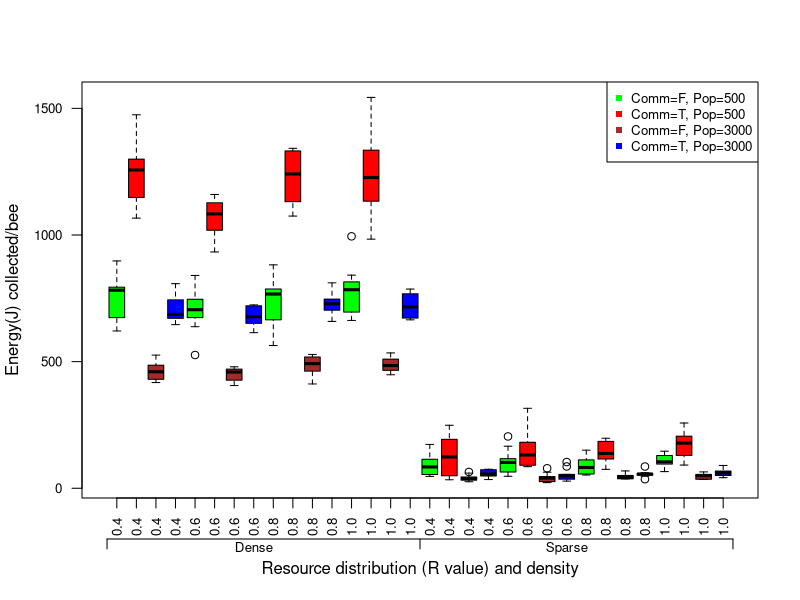
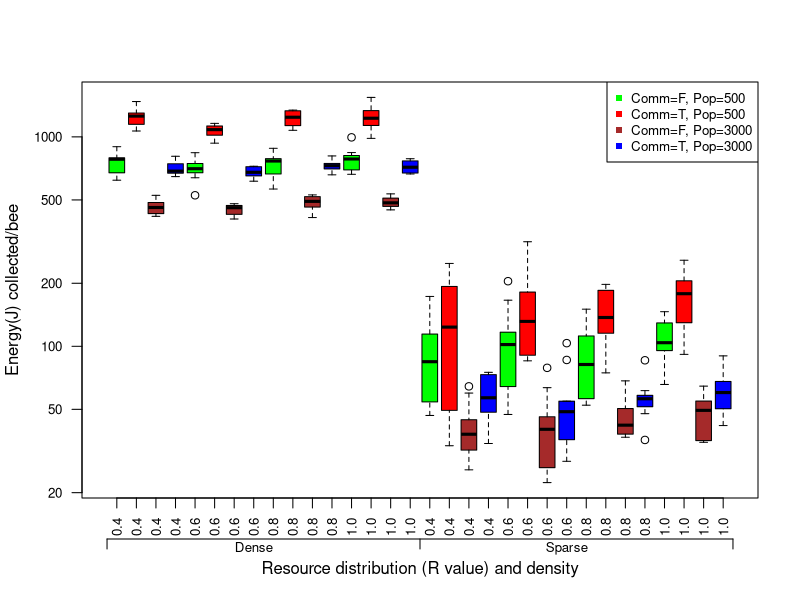
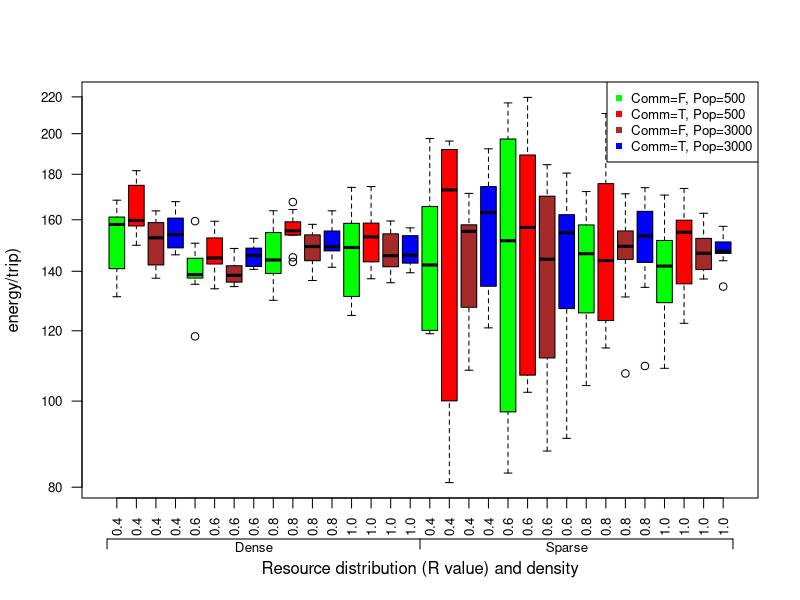
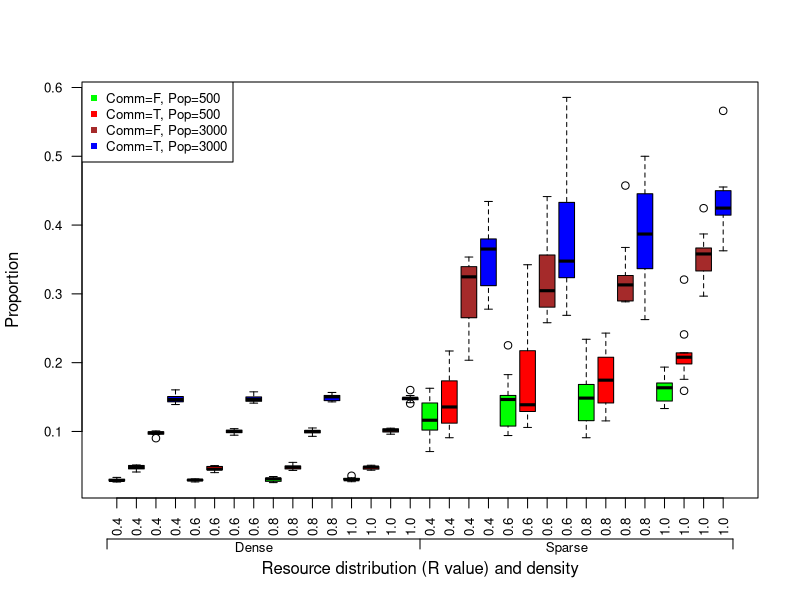
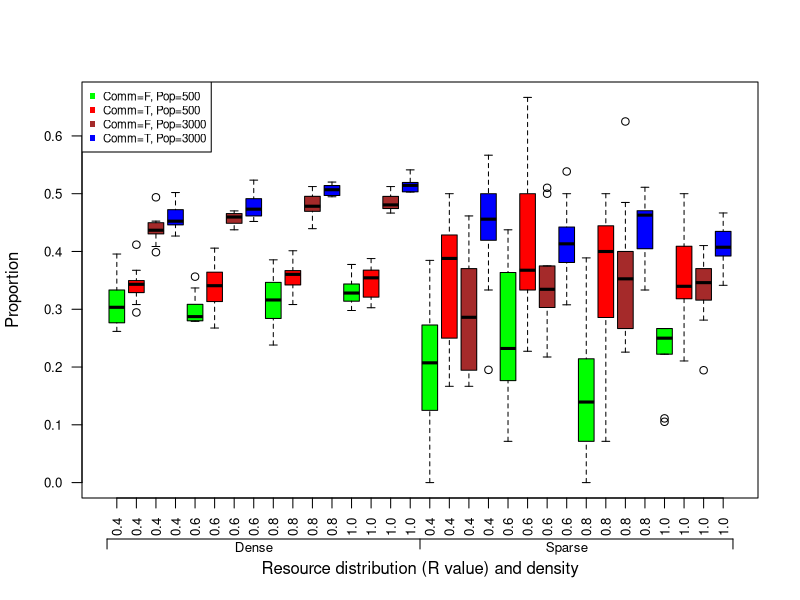
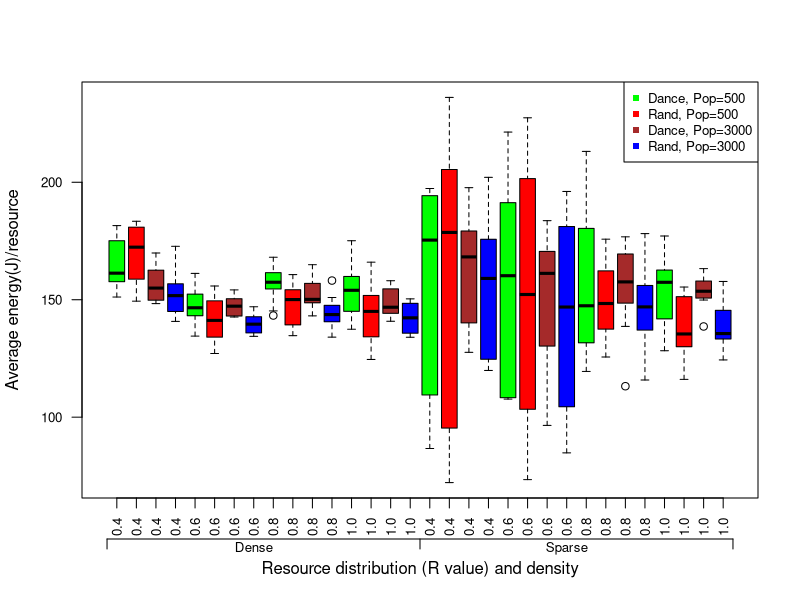
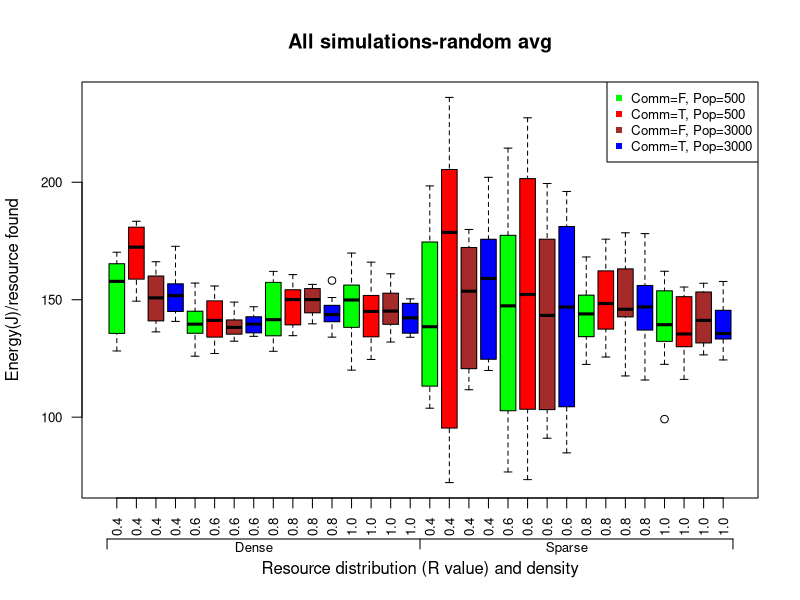
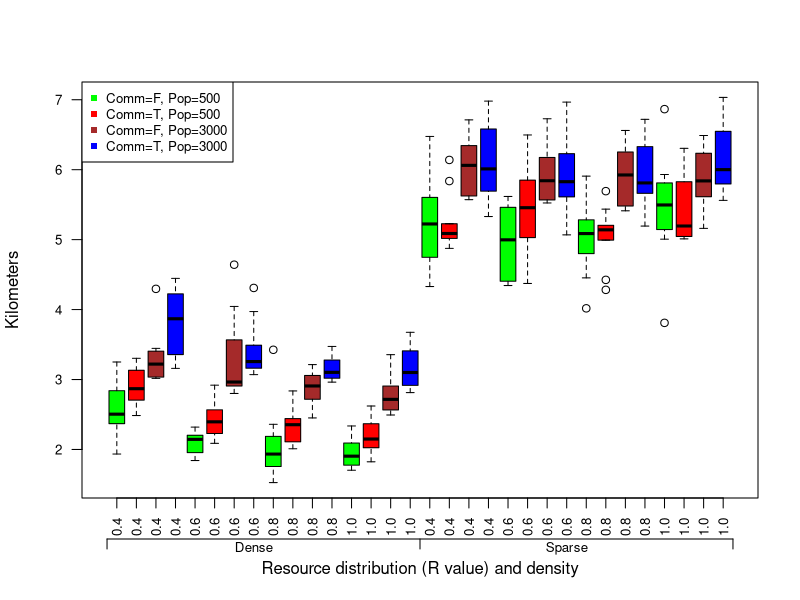

The R source for these figures, in order:
## ---- chunk 1
library(dplyr)
library(lme4)
# setwd("~/Google Drive/Semester 8/Thesis/NetLogo+R GitHub/NetLogo R Analyses/Sim Analyses5a")

# Simulation data
all.data <- read.csv("Bees sim_all5-table.csv", skip = 6, stringsAsFactors=FALSE)

# Data names
names(all.data)[4] <- "communication"
names(all.data)[19] <- "max.dist"

# Data calculation
all.data$energy.bee <- all.data$hive.collected / all.data$population
all.data$log.energy.bee <- log(all.data$energy.bee)
all.data$energy.trip <- all.data$hive.collected / all.data$foraged.count
all.data$log.energy.trip <- log(all.data$energy.trip)
all.data$dance.avg <- all.data$dance.quality / all.data$dance.quantity
all.data$random.avg <- all.data$random.quality / all.data$random.quantity
all.data$avg.diff <- all.data$dance.avg - all.data$random.avg
all.data$max.dist.km <- all.data$max.dist * 6.67 / 1000

# Data cleanup
all.data$resource_density <- as.factor(all.data$resource_density)
all.data$R_value <- as.factor(all.data$R_value)
all.data$communication <- as.factor(all.data$communication)
all.data$population <- as.factor(all.data$population)
all.data$environment <- as.factor(sapply(1:nrow(all.data), 
                                         function(i) {i <- paste(substr(all.data$resource_density[i],2,2), 
                                                                 ": ", substr(all.data$R_value[i], 2,4), 
                                                                 sep = "")}))

# Comm
comm.data <- all.data %>% filter(communication == TRUE)

# New table for dance and random avg quality
dance.data <- data.frame(energy.avg = comm.data$dance.avg, environment = comm.data$environment, 
                         communication = comm.data$communication, population = comm.data$population,
                         repetitions = comm.data$repetitions, id.method = rep("dance", length(comm.data[,1])))
random.data <- data.frame(energy.avg = comm.data$random.avg, environment = comm.data$environment, 
                          communication = comm.data$communication, population = comm.data$population,
                          repetitions = comm.data$repetitions, id.method = rep("random", length(comm.data[,1])))
avg.data <- rbind(dance.data, random.data)
## ---- chunk 2
# Plot results
boxplot(energy.bee ~ communication+population+environment, data=all.data, 
        col = c("green", "red", "brown", "blue"), las = 2, main = "", cex.axis = 0.8, 
        xlab = "Resource distribution (R value) and density", ylab = "Energy(J) collected/bee", 
        names = c("0.4", "0.4", "0.4", "0.4",
                  "0.6", "0.6", "0.6", "0.6",
                  "0.8", "0.8", "0.8", "0.8",
                  "1.0", "1.0", "1.0", "1.0",
                  "0.4", "0.4", "0.4", "0.4",
                  "0.6", "0.6", "0.6", "0.6",
                  "0.8", "0.8", "0.8", "0.8",
                  "1.0", "1.0", "1.0", "1.0"))
legend("topright", pch = 15, cex = 0.8, col = c("green", "red", "brown", "blue"), 
       c("Comm=F, Pop=500", "Comm=T, Pop=500", "Comm=F, Pop=3000", "Comm=T, Pop=3000"))
axis(1, at = c(0.5, 16.5, 32.5), labels = c("", "", ""), line = 2.05)
axis(1, at = c(8, 24), labels = c("Dense", "Sparse"), line = 0.9, tick = FALSE, cex.axis = 0.8)


boxplot(energy.bee ~ communication+population+environment, data=all.data, log = "y", 
        col = c("green", "red", "brown", "blue"), las = 2, main = "", cex.axis = 0.8, 
        xlab = "Resource distribution (R value) and density", ylab = "Energy(J) collected/bee", 
        names = c("0.4", "0.4", "0.4", "0.4",
                  "0.6", "0.6", "0.6", "0.6",
                  "0.8", "0.8", "0.8", "0.8",
                  "1.0", "1.0", "1.0", "1.0",
                  "0.4", "0.4", "0.4", "0.4",
                  "0.6", "0.6", "0.6", "0.6",
                  "0.8", "0.8", "0.8", "0.8",
                  "1.0", "1.0", "1.0", "1.0"))
legend("topright", pch = 15, cex = 0.8, col = c("green", "red", "brown", "blue"), 
       c("Comm=F, Pop=500", "Comm=T, Pop=500", "Comm=F, Pop=3000", "Comm=T, Pop=3000"))
axis(1, at = c(0.5, 16.5, 32.5), labels = c("", "", ""), line = 2.05)
axis(1, at = c(8, 24), labels = c("Dense", "Sparse"), line = 0.9, tick = FALSE, cex.axis = 0.8)


boxplot(energy.trip ~ communication+population+environment, data=all.data, log = "y", 
        col = c("green", "red", "brown", "blue"), las = 2, main = "", cex.axis = 0.8, 
        xlab = "Resource distribution (R value) and density", ylab = "energy/trip)", 
        names = c("0.4", "0.4", "0.4", "0.4",
                  "0.6", "0.6", "0.6", "0.6",
                  "0.8", "0.8", "0.8", "0.8",
                  "1.0", "1.0", "1.0", "1.0",
                  "0.4", "0.4", "0.4", "0.4",
                  "0.6", "0.6", "0.6", "0.6",
                  "0.8", "0.8", "0.8", "0.8",
                  "1.0", "1.0", "1.0", "1.0"))
legend("topright", pch = 15, cex = 0.8, col = c("green", "red", "brown", "blue"), 
       c("Comm=F, Pop=500", "Comm=T, Pop=500", "Comm=F, Pop=3000", "Comm=T, Pop=3000"))
axis(1, at = c(0.5, 16.5, 32.5), labels = c("", "", ""), line = 2.05)
axis(1, at = c(8, 24), labels = c("Dense", "Sparse"), line = 0.9, tick = FALSE, cex.axis = 0.8)
## ---- chunk 3
null.0 <- lmer(log.energy.bee ~ 1+(1|repetitions), data = all.data)
alt.0a <- lmer(log.energy.bee ~ population+(1|repetitions), data = all.data)
anova(null.0, alt.0a)
## ---- chunk 4
alt.0b <- lmer(log.energy.bee ~ communication+(1|repetitions), data = all.data)
anova(null.0, alt.0b)
## ---- chunk 5
alt.0c <- lmer(log.energy.bee ~ environment+(1|repetitions), data = all.data)
anova(null.0, alt.0c)
## ---- chunk 6
alt.0d <- lmer(log.energy.bee ~ resource_density+(1|repetitions), data = all.data)
anova(null.0, alt.0d)
## ---- chunk 7
alt.0e <- lmer(log.energy.bee ~ R_value+(1|repetitions), data = all.data)
anova(null.0, alt.0e)
## ---- chunk 8
null.1 <- lmer(log.energy.bee ~ population+communication+environment+(1|repetitions), data = all.data)
alt.1a <- lmer(log.energy.bee ~ population*communication+environment+(1|repetitions), data = all.data)
anova(null.1, alt.1a)
## ---- chunk 9
alt.1b <- lmer(log.energy.bee ~ population*environment+communication+(1|repetitions), data = all.data)
anova(null.1, alt.1b)
## ---- chunk 10
alt.1c <- lmer(log.energy.bee ~ population+communication*environment+(1|repetitions), data = all.data)
anova(null.1, alt.1c)
## ---- chunk 11
null.all.1 <- lmer(log.energy.bee ~ population + communication + environment + 
                     population*communication + population*environment + communication*environment +
                     (1|repetitions), data = all.data)
alt.all.1 <- lmer(log.energy.bee ~ population*communication*environment+(1|repetitions), data = all.data)
anova(null.all.1, alt.all.1)
## ---- chunk 12
null.0 <- lmer(log.energy.trip ~ 1+(1|repetitions), data = all.data)
alt.0a <- lmer(log.energy.trip ~ population+(1|repetitions), data = all.data)
anova(null.0, alt.0a)
## ---- chunk 13
alt.0b <- lmer(log.energy.trip ~ communication+(1|repetitions), data = all.data)
anova(null.0, alt.0b)
## ---- chunk 14
alt.0c <- lmer(log.energy.trip ~ environment+(1|repetitions), data = all.data)
anova(null.0, alt.0c)
## ---- chunk 15
null.1 <- lmer(log.energy.trip ~ population+communication+environment+(1|repetitions), data = all.data)
alt.1a <- lmer(log.energy.trip ~ population*communication+environment+(1|repetitions), data = all.data)
anova(null.1, alt.1a)
## ---- chunk 16
alt.1b <- lmer(log.energy.trip ~ population*environment+communication+(1|repetitions), data = all.data)
anova(null.1, alt.1b)
## ---- chunk 17
alt.1c <- lmer(log.energy.trip ~ population+environment*communication+(1|repetitions), data = all.data)
anova(null.1, alt.1c)
## ---- chunk 18
null.all.1 <- lmer(log.energy.trip ~ population + communication + environment + 
                     population*communication + population*environment + communication*environment + 
                     (1|repetitions), data = all.data)
alt.all.1 <- lmer(log.energy.trip ~ population*communication*environment+(1|repetitions), data = all.data)
anova(null.all.1, alt.all.1)
## ---- chunk 19
boxplot((resources.found/resources) ~ communication+population+environment, data=all.data, 
        col = c("green", "red", "brown", "blue"), las = 2, main = "", cex.axis = 0.8, 
        xlab = "Resource distribution (R value) and density", ylab = "Proportion", 
        names = c("0.4", "0.4", "0.4", "0.4",
                  "0.6", "0.6", "0.6", "0.6",
                  "0.8", "0.8", "0.8", "0.8",
                  "1.0", "1.0", "1.0", "1.0",
                  "0.4", "0.4", "0.4", "0.4",
                  "0.6", "0.6", "0.6", "0.6",
                  "0.8", "0.8", "0.8", "0.8",
                  "1.0", "1.0", "1.0", "1.0"))
legend("topleft", pch = 15, cex = 0.8, col = c("green", "red", "brown", "blue"), 
       c("Comm=F, Pop=500", "Comm=T, Pop=500", "Comm=F, Pop=3000", "Comm=T, Pop=3000"))
axis(1, at = c(0.5, 16.5, 32.5), labels = c("", "", ""), line = 2.05)
axis(1, at = c(8, 24), labels = c("Dense", "Sparse"), line = 0.9, tick = FALSE, cex.axis = 0.8)
## ---- chunk 20
null.2 <- glmer(cbind(resources.found, resources.untouched) ~ population+communication+environment+(1|repetitions), 
                family = binomial(), data = all.data)
alt.2a <- glmer(cbind(resources.found, resources.untouched) ~ population*communication+environment+(1|repetitions), 
                family = binomial(), data = all.data)
anova(null.2, alt.2a, test="Chisq")
## ---- chunk 21
alt.2b <- glmer(cbind(resources.found, resources.untouched) ~ population+communication*environment+(1|repetitions), 
                family = binomial(), data = all.data)
anova(null.2, alt.2b, test="Chisq")
## ---- chunk 22
alt.2c <- glmer(cbind(resources.found, resources.untouched) ~ population*environment+communication+(1|repetitions), 
                family = binomial(), data = all.data)
anova(null.2, alt.2c, test="Chisq")
## ---- chunk 23
null.all.2 <- glmer(cbind(resources.found, resources.untouched) ~ population + communication + environment + 
                      population*communication + population*environment + communication*environment +
                      (1|repetitions), 
                    family = binomial(), data = all.data)
alt.all.2 <- glmer(cbind(resources.found, resources.untouched) ~ population*environment*communication+(1|repetitions), 
                   family = binomial(), data = all.data)
anova(null.all.2, alt.all.2, test="Chisq")
## ---- chunk 24
boxplot((resources.depleted/resources.found) ~ communication+population+environment, data=all.data, 
        col = c("green", "red", "brown", "blue"), las = 2, main = "", cex.axis = 0.8, 
        xlab = "Resource distribution (R value) and density", ylab = "Proportion", 
        names = c("0.4", "0.4", "0.4", "0.4",
                  "0.6", "0.6", "0.6", "0.6",
                  "0.8", "0.8", "0.8", "0.8",
                  "1.0", "1.0", "1.0", "1.0",
                  "0.4", "0.4", "0.4", "0.4",
                  "0.6", "0.6", "0.6", "0.6",
                  "0.8", "0.8", "0.8", "0.8",
                  "1.0", "1.0", "1.0", "1.0"))
legend("topleft", pch = 15, cex = 0.7, col = c("green", "red", "brown", "blue"), 
       c("Comm=F, Pop=500", "Comm=T, Pop=500", "Comm=F, Pop=3000", "Comm=T, Pop=3000"))
axis(1, at = c(0.5, 16.5, 32.5), labels = c("", "", ""), line = 2.05)
axis(1, at = c(8, 24), labels = c("Dense", "Sparse"), line = 0.9, tick = FALSE, cex.axis = 0.8)
## ---- chunk 25
null.3 <- glmer(cbind(resources.depleted, (resources.found-resources.depleted)) ~ 
                  population+communication+environment+(1|repetitions), 
                family = binomial(), data = all.data)
alt.3a <- glmer(cbind(resources.depleted, (resources.found-resources.depleted)) ~ 
                  population*communication+environment+(1|repetitions), 
                family = binomial(), data = all.data)
anova(null.3, alt.3a, test="Chisq")
## ---- chunk 26
alt.3b <- glmer(cbind(resources.depleted, (resources.found-resources.depleted)) ~ 
                  population+communication*environment+(1|repetitions), 
                family = binomial(), data = all.data)
anova(null.3, alt.3b, test="Chisq")
## ---- chunk 27
alt.3c <- glmer(cbind(resources.depleted, (resources.found-resources.depleted)) ~ 
                  population*environment+communication+(1|repetitions), 
                family = binomial(), data = all.data)
anova(null.3, alt.3c, test="Chisq")
## ---- chunk 28
null.all.3 <- glmer(cbind(resources.depleted, (resources.found-resources.depleted)) ~ 
                      population + communication + environment + 
                      population*communication + population*environment + communication*environment +
                      (1|repetitions), 
                    family = binomial(), data = all.data)
alt.all.3 <- glmer(cbind(resources.depleted, (resources.found-resources.depleted)) ~
                     population*environment*communication+(1|repetitions), 
                   family = binomial(), data = all.data)
anova(null.all.3, alt.all.3, test="Chisq")
## ---- chunk 29
# plot(x = all.data$dance.avg, y = all.data$random.avg)
# abline(a = 0, b = 1)

boxplot(energy.avg ~ id.method+population+environment, data=avg.data, 
        col = c("green", "red", "brown", "blue"), las = 2, cex.axis = 0.8, main = "", 
        xlab = "Resource distribution (R value) and density", ylab = "Average energy(J)/resource", 
        names = c("0.4", "0.4", "0.4", "0.4",
                  "0.6", "0.6", "0.6", "0.6",
                  "0.8", "0.8", "0.8", "0.8",
                  "1.0", "1.0", "1.0", "1.0",
                  "0.4", "0.4", "0.4", "0.4",
                  "0.6", "0.6", "0.6", "0.6",
                  "0.8", "0.8", "0.8", "0.8",
                  "1.0", "1.0", "1.0", "1.0"))
legend("topright", pch = 15, cex = 0.8, col = c("green", "red", "brown", "blue"), 
       c("Dance, Pop=500", "Rand, Pop=500", "Dance, Pop=3000", "Rand, Pop=3000"))
axis(1, at = c(0.5, 16.5, 32.5), labels = c("", "", ""), line = 2.05)
axis(1, at = c(8, 24), labels = c("Dense", "Sparse"), line = 0.9, tick = FALSE, cex.axis = 0.8)
## ---- chunk 30
null.4 <- lmer(energy.avg ~ population+id.method+environment+(1|repetitions), data = avg.data)
alt.4a <- lmer(energy.avg ~ population*id.method+environment+(1|repetitions), data = avg.data)
anova(null.4, alt.4a)
## ---- chunk 31
alt.4b <- lmer(energy.avg ~ population*environment+id.method+(1|repetitions), data = avg.data)
anova(null.4, alt.4b)
## ---- chunk 32
alt.4c <- lmer(energy.avg ~ population+id.method*environment+(1|repetitions), data = avg.data)
anova(null.4, alt.4c)
## ---- chunk 33
null.all.4 <- lmer(energy.avg ~ population + id.method + environment + 
                     population*id.method + population*environment + id.method*environment +
                     (1|repetitions), data = avg.data)
alt.all.4 <- lmer(energy.avg ~ population*id.method*environment+(1|repetitions), data = avg.data)
anova(null.all.4, alt.all.4)
## ---- chunk 34
anova(lmer((dance.avg-random.avg) ~ environment+population+(1|repetitions), data = comm.data),
      lmer((dance.avg-random.avg) ~ environment*population+(1|repetitions), data = comm.data))
## ---- chunk 35
boxplot(random.avg ~ communication+population+environment, data=all.data, 
        col = c("green", "red", "brown", "blue"), las = 2, cex.axis = 0.8, main = "All simulations-random avg", 
        xlab = "Resource distribution (R value) and density", ylab = "Energy(J)/resource found", 
        names = c("0.4", "0.4", "0.4", "0.4",
                  "0.6", "0.6", "0.6", "0.6",
                  "0.8", "0.8", "0.8", "0.8",
                  "1.0", "1.0", "1.0", "1.0",
                  "0.4", "0.4", "0.4", "0.4",
                  "0.6", "0.6", "0.6", "0.6",
                  "0.8", "0.8", "0.8", "0.8",
                  "1.0", "1.0", "1.0", "1.0"))
legend("topright", pch = 15, cex = 0.8, col = c("green", "red", "brown", "blue"), 
       c("Comm=F, Pop=500", "Comm=T, Pop=500", "Comm=F, Pop=3000", "Comm=T, Pop=3000"))
axis(1, at = c(0.5, 16.5, 32.5), labels = c("", "", ""), line = 2.05)
axis(1, at = c(8, 24), labels = c("Dense", "Sparse"), line = 0.9, tick = FALSE, cex.axis = 0.8)
## ---- chunk 36
null.5 <- lmer(random.avg ~ population+communication+environment+(1|repetitions), data = all.data)
alt.5a <- lmer(random.avg ~ population*communication+environment+(1|repetitions), data = all.data)
anova(null.5, alt.5a)
## ---- chunk 37
alt.5b <- lmer(random.avg ~ population*environment+communication+(1|repetitions), data = all.data)
anova(null.5, alt.5b)
## ---- chunk 38
alt.5c <- lmer(random.avg ~ population+communication*environment+(1|repetitions), data = all.data)
anova(null.5, alt.5c)
## ---- chunk 39
null.all.5 <- lmer(random.avg ~ population + communication + environment + 
                     population*communication + population*environment + communication*environment +
                     (1|repetitions), data = all.data)
alt.all.5 <- lmer(random.avg ~ population*communication*environment+(1|repetitions), data = all.data)
anova(null.all.5, alt.all.5)
## ---- chunk 40
boxplot(max.dist.km ~ communication+population+environment, data=all.data, 
        col = c("green", "red", "brown", "blue"), las = 2, cex.axis = 0.8, main = "", 
        xlab = "Resource distribution (R value) and density", ylab = "Kilometers", 
        names = c("0.4", "0.4", "0.4", "0.4",
                  "0.6", "0.6", "0.6", "0.6",
                  "0.8", "0.8", "0.8", "0.8",
                  "1.0", "1.0", "1.0", "1.0",
                  "0.4", "0.4", "0.4", "0.4",
                  "0.6", "0.6", "0.6", "0.6",
                  "0.8", "0.8", "0.8", "0.8",
                  "1.0", "1.0", "1.0", "1.0"))
legend("topleft", pch = 15, cex = 0.8, col = c("green", "red", "brown", "blue"), 
       c("Comm=F, Pop=500", "Comm=T, Pop=500", "Comm=F, Pop=3000", "Comm=T, Pop=3000"))
axis(1, at = c(0.5, 16.5, 32.5), labels = c("", "", ""), line = 2.05)
axis(1, at = c(8, 24), labels = c("Dense", "Sparse"), line = 0.9, tick = FALSE, cex.axis = 0.8)
## ---- chunk 41
null.6 <- lmer(max.dist.km ~ population+communication+environment+(1|repetitions), data = all.data)
alt.6a <- lmer(max.dist.km ~ population*communication+environment+(1|repetitions), data = all.data)
anova(null.6, alt.6a)
## ---- chunk 42
alt.6b <- lmer(max.dist.km ~ population*environment+communication+(1|repetitions), data = all.data)
anova(null.5, alt.6b)
## ---- chunk 43
alt.6c <- lmer(max.dist.km ~ population+communication*environment+(1|repetitions), data = all.data)
anova(null.6, alt.6c)
## ---- chunk 44
null.all.6 <- lmer(max.dist.km ~ population + communication + environment + 
                     population*communication + population*environment + communication*environment +
                     (1|repetitions), data = all.data)
alt.all.6 <- lmer(max.dist.km ~ population*communication*environment+(1|repetitions), data = all.data)
anova(null.all.6, alt.all.6)


